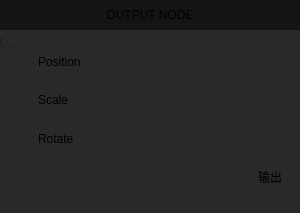
<?xml version="1.0" encoding="UTF-8"?>
<ui version="4.0">
 <class>Frame</class>
 <widget class="QFrame" name="Frame">
  <property name="geometry">
   <rect>
    <x>0</x>
    <y>0</y>
    <width>300</width>
    <height>213</height>
   </rect>
  </property>
  <property name="minimumSize">
   <size>
    <width>120</width>
    <height>120</height>
   </size>
  </property>
  <property name="maximumSize">
   <size>
    <width>300</width>
    <height>300</height>
   </size>
  </property>
  <property name="windowTitle">
   <string>Frame</string>
  </property>
  <property name="styleSheet">
   <string notr="true">border-radius: 5px; border-color: rgb(0,0,0);
background-color: rgb(39, 41, 42);
</string>
  </property>
  <property name="frameShape">
   <enum>QFrame::Box</enum>
  </property>
  <property name="frameShadow">
   <enum>QFrame::Plain</enum>
  </property>
  <property name="lineWidth">
   <number>20</number>
  </property>
  <property name="midLineWidth">
   <number>20</number>
  </property>
  <layout class="QVBoxLayout" name="verticalLayout" stretch="0,0">
   <property name="leftMargin">
    <number>0</number>
   </property>
   <property name="topMargin">
    <number>0</number>
   </property>
   <property name="rightMargin">
    <number>0</number>
   </property>
   <item>
    <widget class="QWidget" name="widget_2" native="true">
     <property name="maximumSize">
      <size>
       <width>16777215</width>
       <height>30</height>
      </size>
     </property>
     <property name="styleSheet">
      <string notr="true">background-color:rgb(20, 20, 20);
border-radius: 0px;</string>
     </property>
     <layout class="QGridLayout" name="gridLayout">
      <item row="0" column="0">
       <widget class="QLabel" name="label">
        <property name="styleSheet">
         <string notr="true">font: 12pt &quot;white&quot;;

border-top-color: qradialgradient(spread:pad, cx:0.5, cy:0.5, radius:0.5, fx:0.5, fy:0.5, stop:0 rgba(255, 235, 235, 206), stop:0.35 rgba(255, 188, 188, 80), stop:0.4 rgba(255, 162, 162, 80), stop:0.425 rgba(255, 132, 132, 156), stop:0.44 rgba(252, 128, 128, 80), stop:1 rgba(255, 255, 255, 0));
</string>
        </property>
        <property name="text">
         <string>OUTPUT NODE</string>
        </property>
        <property name="alignment">
         <set>Qt::AlignCenter</set>
        </property>
        <property name="openExternalLinks">
         <bool>false</bool>
        </property>
       </widget>
      </item>
     </layout>
    </widget>
   </item>
   <item>
    <widget class="QWidget" name="widget_3" native="true">
     <layout class="QGridLayout" name="gridLayout_2">
      <property name="leftMargin">
       <number>0</number>
      </property>
      <property name="topMargin">
       <number>0</number>
      </property>
      <property name="rightMargin">
       <number>0</number>
      </property>
      <property name="bottomMargin">
       <number>0</number>
      </property>
      <property name="spacing">
       <number>0</number>
      </property>
      <item row="1" column="0">
       <spacer name="verticalSpacer">
        <property name="orientation">
         <enum>Qt::Vertical</enum>
        </property>
        <property name="sizeHint" stdset="0">
         <size>
          <width>20</width>
          <height>40</height>
         </size>
        </property>
       </spacer>
      </item>
      <item row="0" column="0">
       <widget class="QRadioButton" name="radioButton">
        <property name="maximumSize">
         <size>
          <width>12</width>
          <height>12</height>
         </size>
        </property>
        <property name="text">
         <string/>
        </property>
       </widget>
      </item>
      <item row="0" column="1" rowspan="2">
       <widget class="QWidget" name="widget" native="true">
        <layout class="QVBoxLayout" name="verticalLayout_2">
         <item>
          <widget class="QWidget" name="widget_4" native="true">
           <layout class="QHBoxLayout" name="horizontalLayout" stretch="1,1,1,1">
            <item>
             <widget class="QLabel" name="label_2">
              <property name="text">
               <string>Position</string>
              </property>
             </widget>
            </item>
            <item>
             <widget class="QLineEdit" name="lineEdit_1"/>
            </item>
            <item>
             <widget class="QLineEdit" name="lineEdit_2"/>
            </item>
            <item>
             <widget class="QLineEdit" name="lineEdit_3"/>
            </item>
           </layout>
          </widget>
         </item>
         <item>
          <widget class="QWidget" name="widget_5" native="true">
           <layout class="QHBoxLayout" name="horizontalLayout_2" stretch="1,1,1,1">
            <item>
             <widget class="QLabel" name="label_5">
              <property name="text">
               <string>Scale</string>
              </property>
             </widget>
            </item>
            <item>
             <widget class="QLineEdit" name="lineEdit_4"/>
            </item>
            <item>
             <widget class="QLineEdit" name="lineEdit_5"/>
            </item>
            <item>
             <widget class="QLineEdit" name="lineEdit_6"/>
            </item>
           </layout>
          </widget>
         </item>
         <item>
          <widget class="QWidget" name="widget_6" native="true">
           <layout class="QHBoxLayout" name="horizontalLayout_3" stretch="1,1,1,1">
            <item>
             <widget class="QLabel" name="label_7">
              <property name="text">
               <string>Rotate</string>
              </property>
             </widget>
            </item>
            <item>
             <widget class="QLineEdit" name="lineEdit_7"/>
            </item>
            <item>
             <widget class="QLineEdit" name="lineEdit_8"/>
            </item>
            <item>
             <widget class="QLineEdit" name="lineEdit_9"/>
            </item>
           </layout>
          </widget>
         </item>
         <item>
          <widget class="QWidget" name="widget_7" native="true">
           <layout class="QHBoxLayout" name="horizontalLayout_4">
            <item>
             <spacer name="horizontalSpacer">
              <property name="orientation">
               <enum>Qt::Horizontal</enum>
              </property>
              <property name="sizeHint" stdset="0">
               <size>
                <width>211</width>
                <height>12</height>
               </size>
              </property>
             </spacer>
            </item>
            <item>
             <widget class="QPushButton" name="pushButton">
              <property name="text">
               <string>输出</string>
              </property>
             </widget>
            </item>
           </layout>
          </widget>
         </item>
        </layout>
       </widget>
      </item>
     </layout>
    </widget>
   </item>
  </layout>
 </widget>
 <tabstops>
  <tabstop>lineEdit_1</tabstop>
  <tabstop>lineEdit_2</tabstop>
  <tabstop>lineEdit_3</tabstop>
  <tabstop>lineEdit_4</tabstop>
  <tabstop>lineEdit_5</tabstop>
  <tabstop>lineEdit_6</tabstop>
  <tabstop>lineEdit_7</tabstop>
  <tabstop>lineEdit_8</tabstop>
  <tabstop>lineEdit_9</tabstop>
  <tabstop>pushButton</tabstop>
  <tabstop>radioButton</tabstop>
 </tabstops>
 <resources/>
 <connections/>
</ui>
